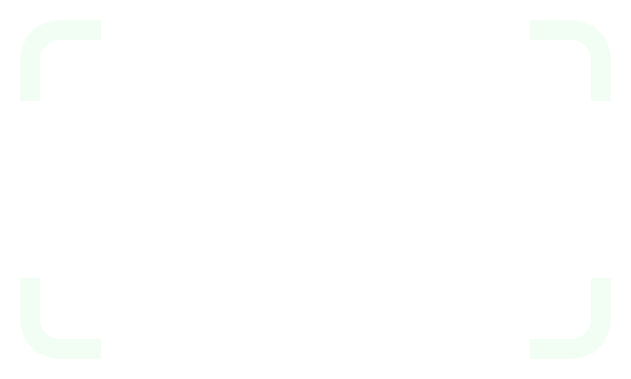
<?xml version="1.0" encoding="UTF-8"?>
<ui version="4.0">
 <class>Form</class>
 <widget class="QWidget" name="Form">
  <property name="geometry">
   <rect>
    <x>0</x>
    <y>0</y>
    <width>631</width>
    <height>379</height>
   </rect>
  </property>
  <property name="windowTitle">
   <string>Form</string>
  </property>
  <property name="styleSheet">
   <string notr="true">background-color:transparent;</string>
  </property>
  <layout class="QHBoxLayout" name="horizontalLayout">
   <property name="spacing">
    <number>0</number>
   </property>
   <property name="leftMargin">
    <number>0</number>
   </property>
   <property name="topMargin">
    <number>0</number>
   </property>
   <property name="rightMargin">
    <number>0</number>
   </property>
   <property name="bottomMargin">
    <number>0</number>
   </property>
   <item>
    <widget class="QWidget" name="widget" native="true">
     <property name="styleSheet">
      <string notr="true">background-color:transparent;
</string>
     </property>
     <layout class="QVBoxLayout" name="verticalLayout">
      <property name="spacing">
       <number>10</number>
      </property>
      <property name="leftMargin">
       <number>10</number>
      </property>
      <property name="topMargin">
       <number>10</number>
      </property>
      <property name="rightMargin">
       <number>10</number>
      </property>
      <property name="bottomMargin">
       <number>10</number>
      </property>
      <item>
       <widget class="QWidget" name="widget_2" native="true">
        <layout class="QHBoxLayout" name="horizontalLayout_2">
         <property name="spacing">
          <number>10</number>
         </property>
         <property name="leftMargin">
          <number>10</number>
         </property>
         <property name="topMargin">
          <number>10</number>
         </property>
         <property name="rightMargin">
          <number>10</number>
         </property>
         <property name="bottomMargin">
          <number>10</number>
         </property>
         <item>
          <widget class="QLabel" name="label">
           <property name="minimumSize">
            <size>
             <width>91</width>
             <height>91</height>
            </size>
           </property>
           <property name="maximumSize">
            <size>
             <width>91</width>
             <height>91</height>
            </size>
           </property>
           <property name="styleSheet">
            <string notr="true">background-color:transparent;
border-top: 20px solid rgb(242, 254, 244);
border-left: 20px solid rgb(242, 254, 244);
border-top-right-radius:10px;
border-top-left-radius:40px;
border-bottom-left-radius:10px;
</string>
           </property>
           <property name="text">
            <string/>
           </property>
          </widget>
         </item>
         <item>
          <spacer name="horizontalSpacer">
           <property name="orientation">
            <enum>Qt::Horizontal</enum>
           </property>
           <property name="sizeHint" stdset="0">
            <size>
             <width>386</width>
             <height>20</height>
            </size>
           </property>
          </spacer>
         </item>
         <item>
          <widget class="QLabel" name="label_2">
           <property name="minimumSize">
            <size>
             <width>91</width>
             <height>91</height>
            </size>
           </property>
           <property name="maximumSize">
            <size>
             <width>91</width>
             <height>91</height>
            </size>
           </property>
           <property name="styleSheet">
            <string notr="true">background-color:transparent;
border-top: 20px solid rgb(242, 254, 244);
border-right: 20px solid rgb(242, 254, 244);
border-top-left-radius:10px;
border-top-right-radius:40px;
border-bottom-right-radius:10px;</string>
           </property>
           <property name="text">
            <string/>
           </property>
          </widget>
         </item>
        </layout>
       </widget>
      </item>
      <item>
       <spacer name="verticalSpacer">
        <property name="orientation">
         <enum>Qt::Vertical</enum>
        </property>
        <property name="sizeHint" stdset="0">
         <size>
          <width>20</width>
          <height>114</height>
         </size>
        </property>
       </spacer>
      </item>
      <item>
       <widget class="QWidget" name="widget_3" native="true">
        <layout class="QHBoxLayout" name="horizontalLayout_3">
         <property name="spacing">
          <number>10</number>
         </property>
         <property name="leftMargin">
          <number>10</number>
         </property>
         <property name="topMargin">
          <number>10</number>
         </property>
         <property name="rightMargin">
          <number>10</number>
         </property>
         <property name="bottomMargin">
          <number>10</number>
         </property>
         <item>
          <widget class="QLabel" name="label_3">
           <property name="minimumSize">
            <size>
             <width>91</width>
             <height>91</height>
            </size>
           </property>
           <property name="maximumSize">
            <size>
             <width>91</width>
             <height>91</height>
            </size>
           </property>
           <property name="styleSheet">
            <string notr="true">background-color:transparent;
border-bottom: 20px solid rgb(242, 254, 244);
border-left: 20px solid rgb(242, 254, 244);
border-top-left-radius:10px;
border-bottom-left-radius:40px;
border-bottom-right-radius:10px;
</string>
           </property>
           <property name="text">
            <string/>
           </property>
          </widget>
         </item>
         <item>
          <spacer name="horizontalSpacer_2">
           <property name="orientation">
            <enum>Qt::Horizontal</enum>
           </property>
           <property name="sizeHint" stdset="0">
            <size>
             <width>386</width>
             <height>20</height>
            </size>
           </property>
          </spacer>
         </item>
         <item>
          <widget class="QLabel" name="label_4">
           <property name="minimumSize">
            <size>
             <width>91</width>
             <height>91</height>
            </size>
           </property>
           <property name="maximumSize">
            <size>
             <width>91</width>
             <height>91</height>
            </size>
           </property>
           <property name="styleSheet">
            <string notr="true">background-color:transparent;
border-bottom: 20px solid rgb(242, 254, 244);
border-right: 20px solid rgb(242, 254, 244);
border-top-right-radius:10px;
border-bottom-right-radius:40px;
border-bottom-left-radius:10px;
</string>
           </property>
           <property name="text">
            <string/>
           </property>
          </widget>
         </item>
        </layout>
       </widget>
      </item>
     </layout>
    </widget>
   </item>
  </layout>
 </widget>
 <resources/>
 <connections/>
</ui>
